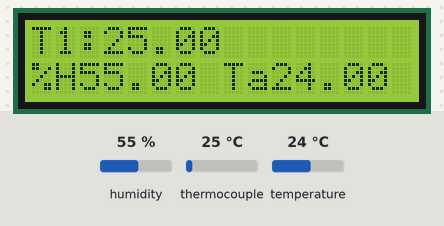
A sketch run on a simulated Arduino Uno, built with avr-gcc and run on an emulated ATmega328P. Parts: 16×2 character LCD. Inputs (shaded band) come from the test bench; at power-on: humidity 55 %, thermocouple 25 °C, temperature 24 °C. What the sketch prints to the serial monitor is not drawn.

Above: at 5.2 s.
5.3 s: humidity set to 22 %
At 6.6 s:
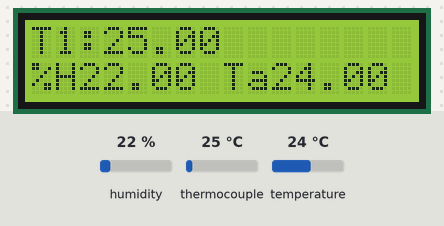
7.5 s: thermocouple set to 6 °C
At 8.6 s:
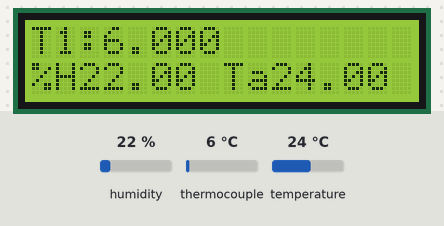
9.6 s: temperature set to 12 °C
At 10.6 s:
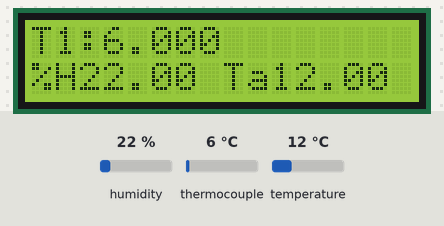
11.7 s: thermocouple set to 75 °C
At 12.6 s:
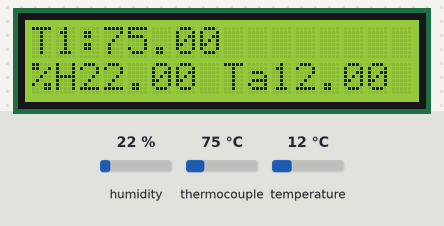
13.8 s: humidity set to 40 %
At 14.6 s:
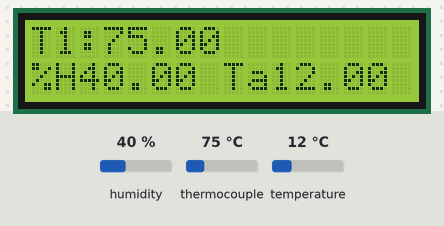
15.9 s: thermocouple set to 150 °C
At 16.6 s:
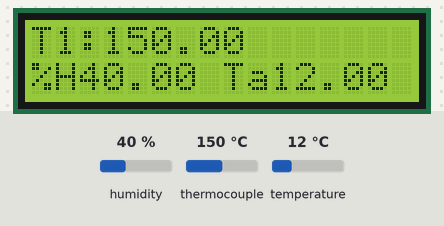
Timing chart, 0 to 18.9 s (numbered marks = the images above; inputs shaded):
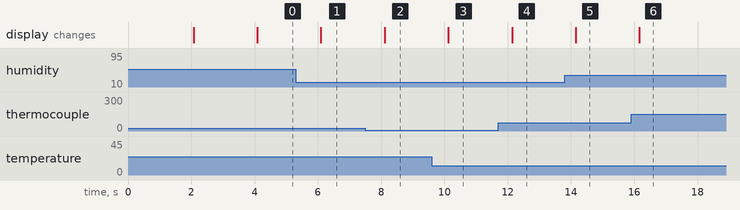

The sketch:

Thermal_Resistance.ino
```cpp
#include "max6675.h"
#include <LiquidCrystal.h>
#include "DHT.h"

//***********Max6675 Configuration**************//

int ktcSO = 10; // Use same for multiple since no multythread or parallel (SYSTEM OUT)
int ktcCS1 = 9;  //Use anther for multiple (CS stands for Chip Select)
int ktcCLK = 8; //Same Clock For Multiple  (CLOCK)

MAX6675 ktc(ktcCLK, ktcCS1, ktcSO);
//MAX6675 ktc2(ktcCLK, ktcCS2, ktcSO);

//*************End of Max6675 Configuration*****//


//***********LCD 16x2 Configuration**************//

const int rs = 7, en = 6, d4 = 5, d5 = 4, d6 = 3, d7 = 2;
LiquidCrystal lcd(rs, en, d4, d5, d6, d7);

//*************End of LCD 16x2 Configuration*****//


//=============DTH22 or DTH11 Configuration=======//
#define DHTPIN 11     // Pin donde está conectado el sensor
//#define DHTTYPE DHT11   // Descomentar si se usa el DHT 11
#define DHTTYPE DHT22   // Sensor DHT22
DHT dht(DHTPIN, DHTTYPE);

long lastDthLectureElapsedTime=0;

;float h,t,f =0;
//=============End of DTH configuration===========//

float getData(){

  if(millis()-lastDthLectureElapsedTime>2000)
  {

      getMax6675Temperature();
      float h = dht.readHumidity(); //Reads the humidity from the dth sensor
      float t = dht.readTemperature(); //Reads the Temperature on Celcius from the dth sensor
      float f = dht.readTemperature(true); //Reads the Temperature on Farenheit from the dth sensor
      //-------Serial and lcd format and sending-------------
      Serial.print("Humedad "); lcd.setCursor(0,1);
      Serial.print(h); lcd.print("%H"); lcd.print(h);
      Serial.print("% "); lcd.print(" Ta"); lcd.print(t);
      Serial.print("Temperatura: ");
      Serial.print(t);
      Serial.print(" *C ");
      Serial.print(f);
      Serial.println(" *F");
      lastDthLectureElapsedTime=millis(); //update last lecture

  }
  return h,t,f;
}

float getMax6675Temperature(){
    lcd.setCursor(0,0);
    lcd.print("T1:");
    lcd.print(ktc.readCelsius());
    Serial.print("T1:");
    Serial.println(ktc.readCelsius()*1);
  }

void lcdFormat(){
          lcd.begin(16, 2);
          lcd.setCursor(0,0);
          lcd.print("Max6675 Tcouple");
          lcd.setCursor(0,1);
          lcd.print("& DTH22");
          delay(2000);
          lcd.clear();
          lcd.print("initializing...");
          delay(2000);
          lcd.clear();

  }

void setup() {
  Serial.begin(9600);
  Serial.println("Max6675 Thermocouple & DTH22 Sensor");
  Serial.println("initializing...");
  dht.begin();
  lcdFormat();
}

void loop() {
    getData();
}
```

Measured:
- after the input at 5.3 s, the display: changes after 0.80 s (image 1)
- after the input at 7.5 s, the display: changes after 0.61 s (image 2)
- after the input at 9.6 s, the display: changes after 0.52 s (image 3)
- after the input at 11.7 s, the display: changes after 0.44 s (image 4)
- after the input at 13.8 s, the display: changes after 0.35 s (image 5)
- after the input at 15.9 s, the display: changes after 0.26 s (image 6)
